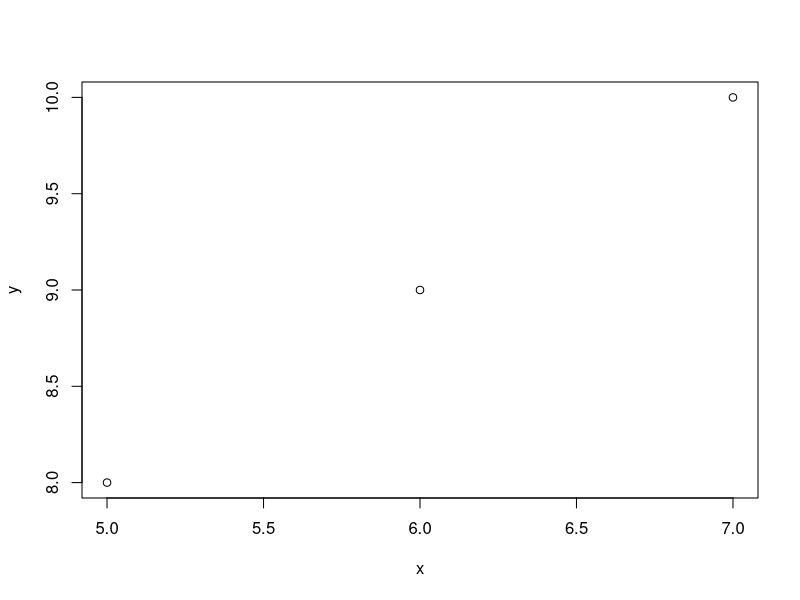
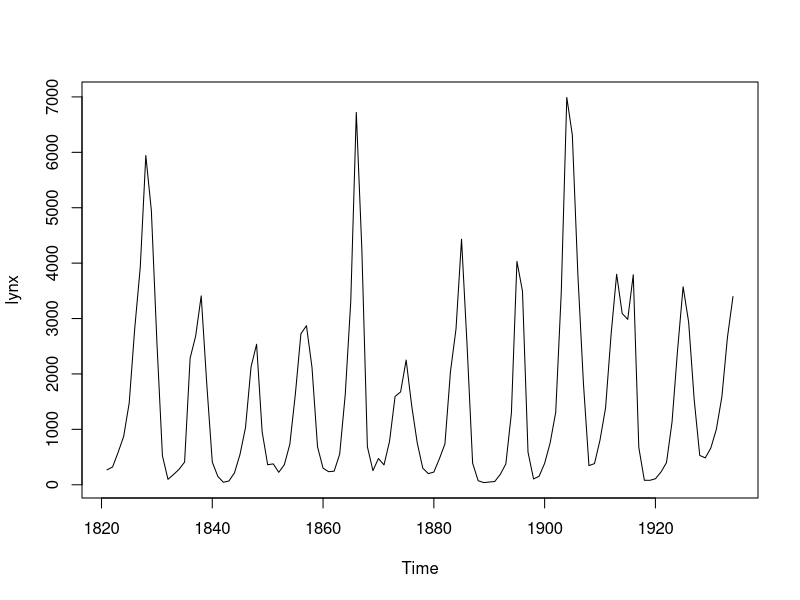
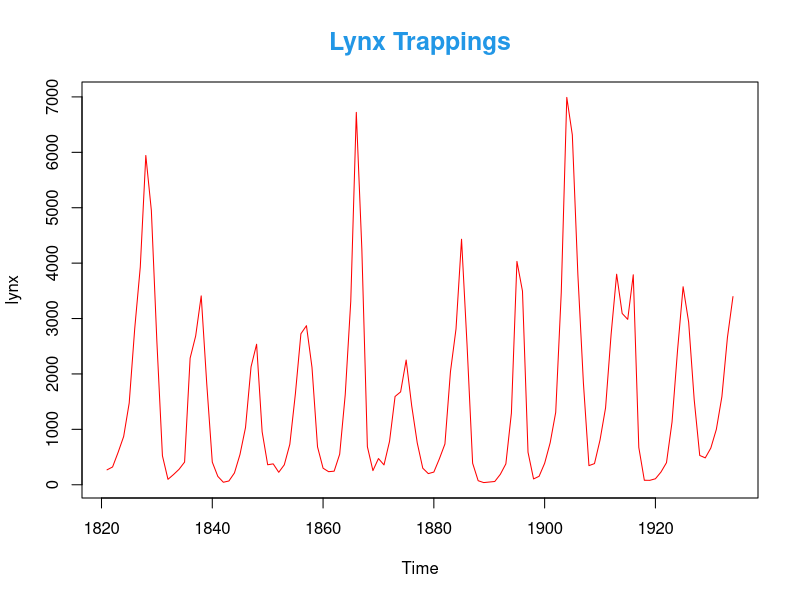
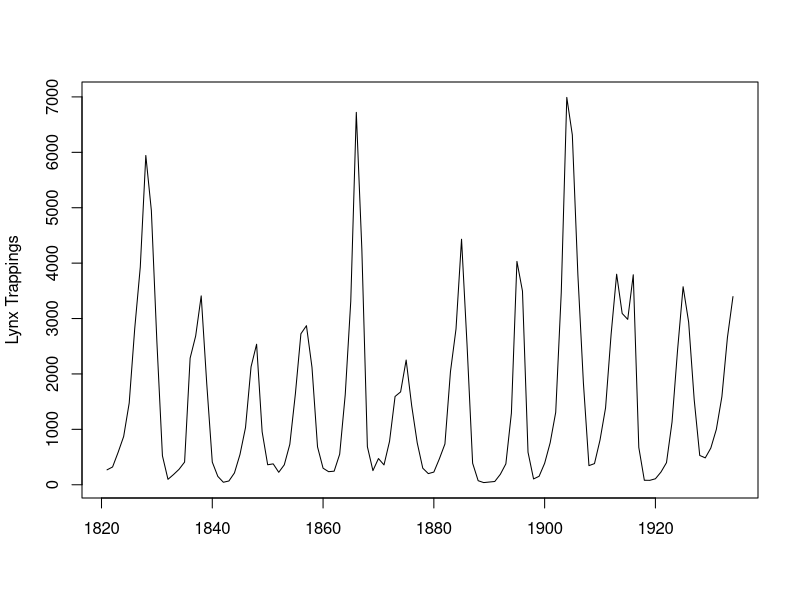
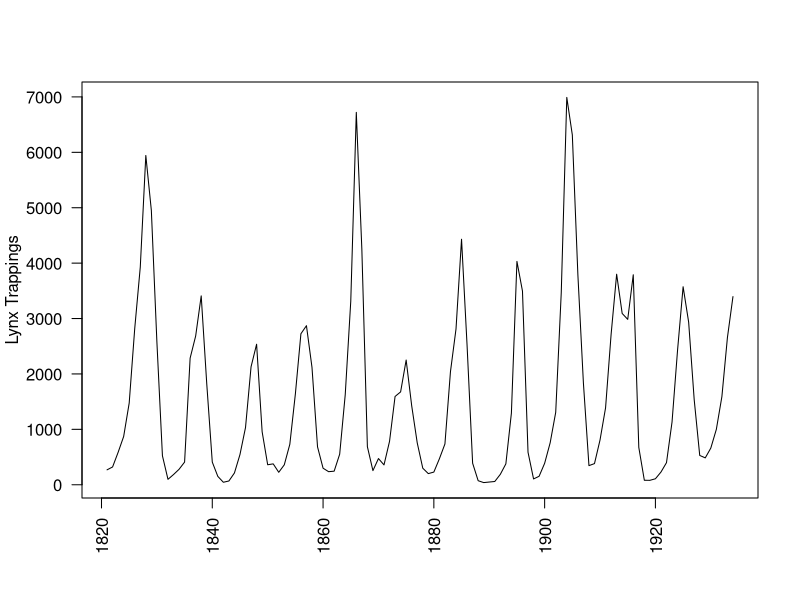
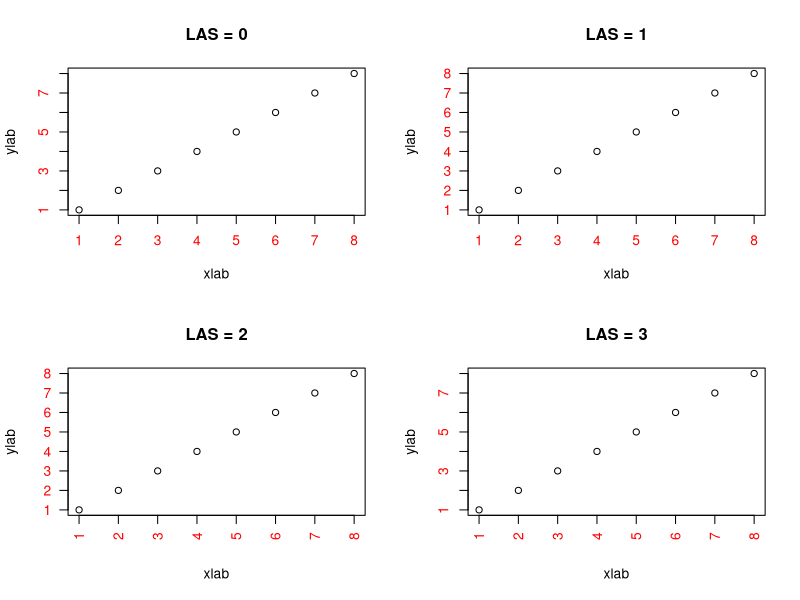

Reproduce these figures in R, in order.
### Graphs

# 3 main data viz systems: ggplot2, lattice, and R base

#simple scatterplot
x = 5:7 # 3 data point integers

y = 8:10

# default plot output is scatterplot
plot(x, y)

# data in time series, default is line plot
plot(lynx)

# title, color, title color, title magnification
plot(lynx, main="Lynx Trappings", col="red", col.main=52, cex.main=1.5)

# label names
plot(lynx, ylab="Lynx Trappings", xlab="")

# label orientation
plot(lynx, ylab="Lynx Trappings", xlab="", las=2)

# las - 0:3, scale orientation

# changing the session paramter, 2*2 plot matrix
par(mfrow=c(2,2), col.axis="red")

plot(1:8, las=0, xlab="xlab", ylab="ylab", main="LAS = 0")
plot(1:8, las=1, xlab="xlab", ylab="ylab", main="LAS = 1")
plot(1:8, las=2, xlab="xlab", ylab="ylab", main="LAS = 2")
plot(1:8, las=3, xlab="xlab", ylab="ylab", main="LAS = 3")









